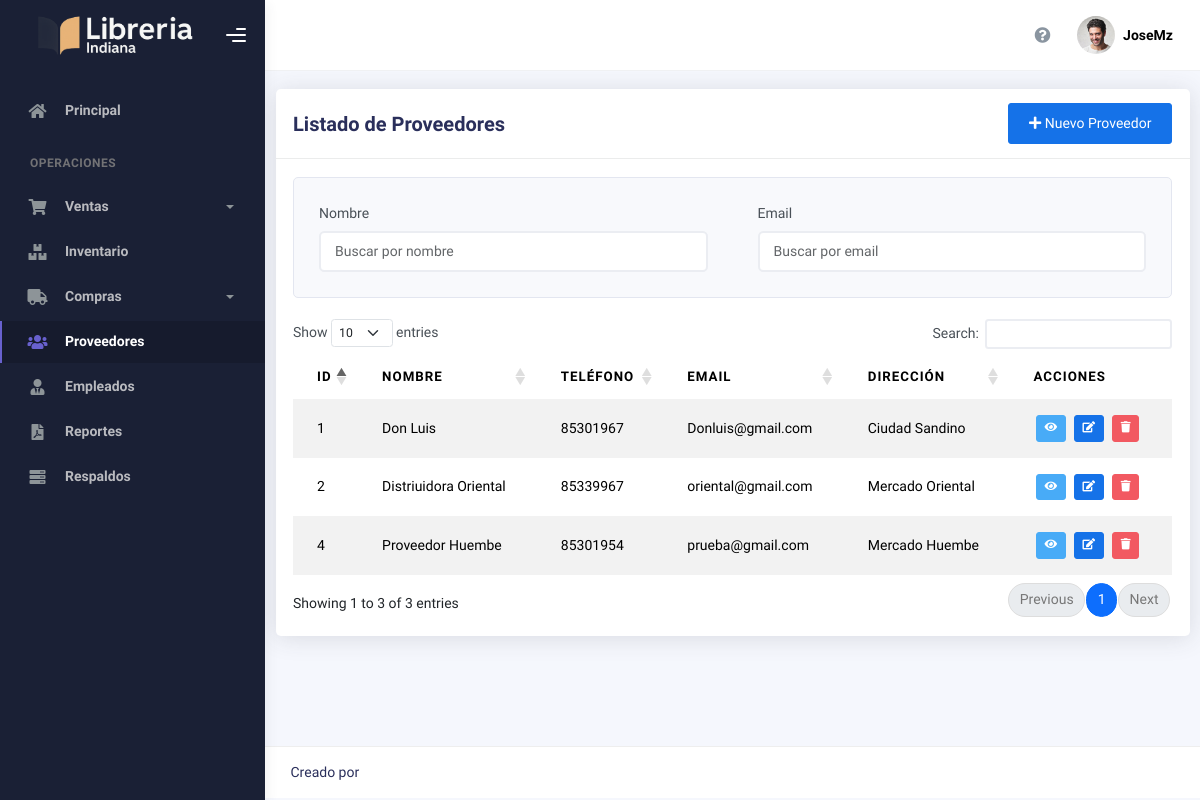
The app's page /admin/proveedores (signed in) with its own data.
### tables this page shows
CREATE TABLE Proveedor (
    IDProveedor INTEGER PRIMARY KEY AUTOINCREMENT,
    Nombre TEXT NOT NULL,
    Telefono TEXT,
    Email TEXT,
    DireccionCompleta TEXT
);

### app/blueprints/admin/routes.py (the view)
@admin_bp.route('/proveedores')
@login_required
@role_required(['admin', 'gerente'])
def proveedores():
    conn = get_db_connection()
    proveedores = conn.execute("SELECT * FROM Proveedor").fetchall()
    conn.close()
    return render_template('admin/proveedores.html', proveedores=proveedores)

### app/utils/__init__.py (called while the page is built)
def login_required(f):
    @wraps(f)
    def decorated_function(*args, **kwargs):
        if session.get("user_id") is None:
            return redirect(url_for('auth.login'))
        return f(*args, **kwargs)
    return decorated_function

def role_required(roles):
    def decorator(f):
        @wraps(f)
        def decorated_function(*args, **kwargs):
            if session.get("user_id") is None:
                return redirect(url_for('auth.login'))
            user_role = session.get("role")
            if user_role not in roles and user_role != 'admin':
                abort(403)  # Forbidden
            return f(*args, **kwargs)
        return decorated_function
    return decorator

### app/utils/db.py (called while the page is built)
def get_db_connection():
    conn = sqlite3.connect(current_app.config['DATABASE_PATH'])
    conn.row_factory = sqlite3.Row
    return conn

### app/blueprints/admin/templates/admin/proveedores.html (shortened to what this page needs)
{% extends "layout.html" %}
{% block style %}
<link rel="stylesheet" href="https://cdn.datatables.net/1.11.5/css/dataTables.bootstrap5.min.css">
<link rel="stylesheet" href="https://cdn.datatables.net/responsive/2.2.9/css/responsive.bootstrap5.min.css">
{% endblock %}
{% block main %}
<div class="container-fluid">
    <div class="row">
        <div class="col-md-12">
            <div class="card">
                <div class="card-header">
                    <div class="d-flex justify-content-between align-items-center">
                        <h4 class="card-title">Listado de Proveedores</h4>
                        <button class="btn btn-primary" data-bs-toggle="modal" data-bs-target="#addProveedorModal">
                            <i class="fas fa-plus"></i> Nuevo Proveedor
                        </button>
                    </div>
                </div>
                <div class="card-body">
                    <div class="filter-section mb-4">
                        <div class="row">
                            <div class="col-md-6">
                                <div class="form-group">
                                    <label for="filterNombre">Nombre</label>
                                    <input type="text" class="form-control" id="filterNombre" placeholder="Buscar por nombre">
                                </div>
                            </div>
                            <div class="col-md-6">
                                <div class="form-group">
                                    <label for="filterEmail">Email</label>
                                    <input type="text" class="form-control" id="filterEmail" placeholder="Buscar por email">
                                </div>
                            </div>
                        </div>
                    </div>
                    <div class="table-responsive">
                        <table id="proveedoresTable" class="table table-striped table-hover">
                            <thead>
                                <tr>
                                    <th>ID</th>
                                    <th>Nombre</th>
                                    <th>Teléfono</th>
                                    <th>Email</th>
                                    <th>Dirección</th>
                                    <th>Acciones</th>
                                </tr>
                            </thead>
                            <tbody>
                                {% for proveedor in proveedores %}
                                <tr>
                                    <td>{{ proveedor.IDProveedor }}</td>
                                    <td>{{ proveedor.Nombre }}</td>
                                    <td>{{ proveedor.Telefono }}</td>
                                    <td>{{ proveedor.Email }}</td>
                                    <td>{{ proveedor.DireccionCompleta|truncate(30) }}</td>
                                    <td>
                                        <button class="btn btn-info btn-sm action-btn" onclick="viewProveedor({{ proveedor.IDProveedor }})" title="Ver detalles">
                                            <i class="fas fa-eye"></i>
                                        </button>
                                        <button class="btn btn-primary btn-sm action-btn" onclick="editProveedor({{ proveedor.IDProveedor }})" title="Editar">
                                            <i class="fas fa-edit"></i>
                                        </button>
                                        <button class="btn btn-danger btn-sm action-btn" onclick="confirmDelete({{ proveedor.IDProveedor }})" title="Eliminar">
                                            <i class="fas fa-trash"></i>
                                        </button>
                                    </td>
                                </tr>
                                {% endfor %}
                            </tbody>
                        </table>
                    </div>
                </div>
            </div>
        </div>
    </div>
</div>
{% endblock %}

### app/templates/layout.html (style rules this page uses)
body { font-family: 'Public Sans', -apple-system, BlinkMacSystemFont, 'Segoe UI', Roboto, 'Helvetica Neue', Arial, sans-serif; }

### app/blueprints/admin/templates/admin/proveedores.html (style rules this page uses)
.action-btn { margin: 0 2px; padding: 4px 8px; font-size: 0.8rem; }
.filter-section { background-color: #f8f9fc; padding: 15px; border-radius: 5px; margin-bottom: 20px; border: 1px solid #e3e6f0; }
.card-header { background-color: #f8f9fc; border-bottom: 1px solid #e3e6f0; }
.card { box-shadow: 0 0.15rem 1.75rem 0 rgba(58, 59, 69, 0.15); border: none; border-radius: 0.35rem; }

### records on screen
Proveedor: IDProveedor "1", Nombre "Don Luis", Telefono "85301967", Email "Donluis@gmail.com", DireccionCompleta "Ciudad Sandino"
Proveedor: IDProveedor "2", Nombre "Distriuidora Oriental", Telefono "85339967", Email "oriental@gmail.com", DireccionCompleta "Mercado Oriental"
Proveedor: IDProveedor "4", Nombre "Proveedor Huembe", Telefono "85301954", Email "prueba@gmail.com", DireccionCompleta "Mercado Huembe"

### other values on screen
{{ session.get('username', 'Usuario') }} "JoseMz"
